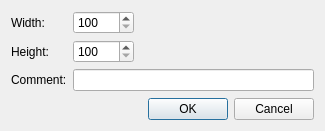
<?xml version="1.0" encoding="UTF-8"?>
<ui version="4.0">
 <class>WindowSizeStandardSettingEditDialog</class>
 <widget class="QDialog" name="WindowSizeStandardSettingEditDialog">
  <property name="geometry">
   <rect>
    <x>0</x>
    <y>0</y>
    <width>325</width>
    <height>131</height>
   </rect>
  </property>
  <property name="windowTitle">
   <string>Edit Window Size Setting</string>
  </property>
  <layout class="QVBoxLayout" name="verticalLayout">
   <item>
    <layout class="QGridLayout" name="gridLayout">
     <item row="0" column="0">
      <widget class="QLabel" name="widthLabel">
       <property name="text">
        <string>Width:</string>
       </property>
      </widget>
     </item>
     <item row="0" column="1">
      <layout class="QHBoxLayout" name="horizontalLayout_2">
       <item>
        <widget class="QSpinBox" name="widthSpinBox">
         <property name="minimum">
          <number>100</number>
         </property>
         <property name="maximum">
          <number>99999</number>
         </property>
        </widget>
       </item>
       <item>
        <spacer name="horizontalSpacer">
         <property name="orientation">
          <enum>Qt::Horizontal</enum>
         </property>
         <property name="sizeHint" stdset="0">
          <size>
           <width>40</width>
           <height>20</height>
          </size>
         </property>
        </spacer>
       </item>
      </layout>
     </item>
     <item row="1" column="0">
      <widget class="QLabel" name="heightLabel">
       <property name="text">
        <string>Height:</string>
       </property>
      </widget>
     </item>
     <item row="1" column="1">
      <layout class="QHBoxLayout" name="horizontalLayout">
       <item>
        <widget class="QSpinBox" name="heightSpinBox">
         <property name="minimum">
          <number>100</number>
         </property>
         <property name="maximum">
          <number>99999</number>
         </property>
        </widget>
       </item>
       <item>
        <spacer name="horizontalSpacer_2">
         <property name="orientation">
          <enum>Qt::Horizontal</enum>
         </property>
         <property name="sizeHint" stdset="0">
          <size>
           <width>40</width>
           <height>20</height>
          </size>
         </property>
        </spacer>
       </item>
      </layout>
     </item>
     <item row="2" column="0">
      <widget class="QLabel" name="commentLabel">
       <property name="text">
        <string>Comment:</string>
       </property>
      </widget>
     </item>
     <item row="2" column="1">
      <widget class="QLineEdit" name="commentEdit"/>
     </item>
    </layout>
   </item>
   <item>
    <spacer name="verticalSpacer">
     <property name="orientation">
      <enum>Qt::Vertical</enum>
     </property>
     <property name="sizeHint" stdset="0">
      <size>
       <width>20</width>
       <height>0</height>
      </size>
     </property>
    </spacer>
   </item>
   <item>
    <widget class="QDialogButtonBox" name="buttonBox">
     <property name="orientation">
      <enum>Qt::Horizontal</enum>
     </property>
     <property name="standardButtons">
      <set>QDialogButtonBox::Cancel|QDialogButtonBox::Ok</set>
     </property>
    </widget>
   </item>
  </layout>
 </widget>
 <resources/>
 <connections>
  <connection>
   <sender>buttonBox</sender>
   <signal>accepted()</signal>
   <receiver>WindowSizeStandardSettingEditDialog</receiver>
   <slot>accept()</slot>
   <hints>
    <hint type="sourcelabel">
     <x>248</x>
     <y>254</y>
    </hint>
    <hint type="destinationlabel">
     <x>157</x>
     <y>274</y>
    </hint>
   </hints>
  </connection>
  <connection>
   <sender>buttonBox</sender>
   <signal>rejected()</signal>
   <receiver>WindowSizeStandardSettingEditDialog</receiver>
   <slot>reject()</slot>
   <hints>
    <hint type="sourcelabel">
     <x>316</x>
     <y>260</y>
    </hint>
    <hint type="destinationlabel">
     <x>286</x>
     <y>274</y>
    </hint>
   </hints>
  </connection>
 </connections>
</ui>
